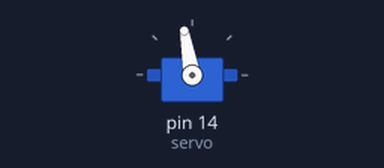
The sketch below on a simulated Arduino Uno, built with avr-gcc and run on an emulated ATmega328P. Parts: servo.

Above: at 0.4 s.
At 11.0 s:
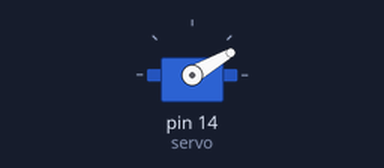
At 31.9 s:
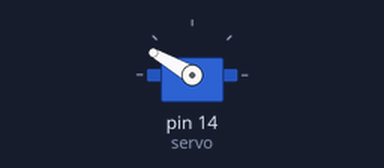
Timing chart, 0 to 33.4 s (numbered marks = the images above):
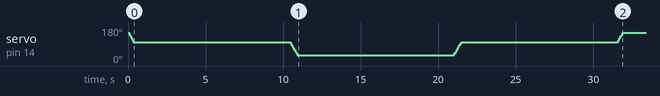

The sketch:

ejemplo_servo_esp8266.ino
```cpp
#include <Servo.h>


Servo myservo;
const int servo = 14;
const int tiempo = 70;
int posicion =0;
void setup() {
  Serial.begin(115200);
  // put your setup code here, to run once:
  myservo.attach(servo);
  //myservo.write(150);
  //posicion=myservo.read();

  //delay(1000);

  //Serial.println(posicion);
  //myservo.write(30);
}

void loop() {
  // put your main code here, to run repeatedly:
//  for(int i=0;i<=180;i++){
//      myservo.write(i);
//      Serial.println(i);
//      delay(30);
//  }
//  for(int i=180;i>=0;i--){
//      myservo.write(i);
//      Serial.println(i);
//      delay(30);
//  }

      // en 60 grados esta centrado en al mitad
      //en 30 esta directo todo abajo
      // en 150 grados quedo bajando a las izquierda
      for(int i=150;i>=100;i-=10){
      myservo.write(i);
      delay(tiempo);
     }
     delay(10000);

     for(int i=100;i>=30;i-=10){
      myservo.write(i);
      delay(tiempo);
     }
     delay(10000);

     for(int i=30;i<=100;i+=10){
      myservo.write(i);
      delay(tiempo);
     }
     delay(10000);

     for(int i=100;i<=150;i+=10){
      myservo.write(i);
      delay(tiempo);
     }
     delay(10000);
//      myservo.write(150);
//      delay(tiempo);
//      myservo.write(90);
//      delay(tiempo);
//      myservo.write(30);
//      delay(tiempo);

}
```
